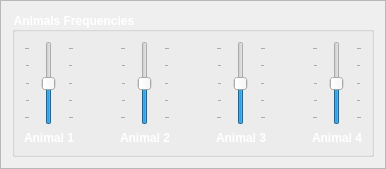
               <widget class="QFrame" name="frame_19">
                <property name="frameShape">
                 <enum>QFrame::StyledPanel</enum>
                </property>
                <property name="frameShadow">
                 <enum>QFrame::Raised</enum>
                </property>
                <layout class="QGridLayout" name="gridLayout_29">
                 <item row="0" column="0">
                  <widget class="QGroupBox" name="groupBox_5">
                   <property name="sizePolicy">
                    <sizepolicy hsizetype="Expanding" vsizetype="Maximum">
                     <horstretch>0</horstretch>
                     <verstretch>0</verstretch>
                    </sizepolicy>
                   </property>
                   <property name="maximumSize">
                    <size>
                     <width>16777215</width>
                     <height>150</height>
                    </size>
                   </property>
                   <property name="font">
                    <font>
                     <pointsize>9</pointsize>
                     <weight>75</weight>
                     <bold>true</bold>
                    </font>
                   </property>
                   <property name="styleSheet">
                    <string notr="true">color: rgb(255, 255, 255);</string>
                   </property>
                   <property name="title">
                    <string>Animals Frequencies</string>
                   </property>
                   <layout class="QGridLayout" name="gridLayout_47">
                    <item row="0" column="0">
                     <layout class="QHBoxLayout" name="horizontalLayout_11">
                      <item>
                       <layout class="QVBoxLayout" name="verticalLayout_21">
                        <item>
                         <widget class="QSlider" name="Animals_Sounds_Animal_1_Frequency_Slider">
                          <property name="sizePolicy">
                           <sizepolicy hsizetype="Maximum" vsizetype="Expanding">
                            <horstretch>0</horstretch>
                            <verstretch>0</verstretch>
                           </sizepolicy>
                          </property>
                          <property name="minimumSize">
                           <size>
                            <width>50</width>
                            <height>0</height>
                           </size>
                          </property>
                          <property name="maximumSize">
                           <size>
                            <width>35</width>
                            <height>16777215</height>
                           </size>
                          </property>
                          <property name="minimum">
                           <number>-2</number>
                          </property>
                          <property name="maximum">
                           <number>2</number>
                          </property>
                          <property name="orientation">
                           <enum>Qt::Vertical</enum>
                          </property>
                          <property name="tickPosition">
                           <enum>QSlider::TicksBothSides</enum>
                          </property>
                         </widget>
                        </item>
                        <item>
                         <widget class="QLabel" name="Animals_Sounds_Animal_1_Label">
                          <property name="minimumSize">
                           <size>
                            <width>50</width>
                            <height>0</height>
                           </size>
                          </property>
                          <property name="maximumSize">
                           <size>
                            <width>35</width>
                            <height>16777215</height>
                           </size>
                          </property>
                          <property name="font">
                           <font>
                            <weight>75</weight>
                            <bold>true</bold>
                           </font>
                          </property>
                          <property name="text">
                           <string>Animal 1</string>
                          </property>
                         </widget>
                        </item>
                       </layout>
                      </item>
                      <item>
                       <spacer name="horizontalSpacer_40">
                        <property name="orientation">
                         <enum>Qt::Horizontal</enum>
                        </property>
                        <property name="sizeHint" stdset="0">
                         <size>
                          <width>40</width>
                          <height>20</height>
                         </size>
                        </property>
                       </spacer>
                      </item>
                      <item>
                       <layout class="QVBoxLayout" name="verticalLayout_22">
                        <item>
                         <widget class="QSlider" name="Animals_Sounds_Animal_2_Frequency_Slider">
                          <property name="sizePolicy">
                           <sizepolicy hsizetype="Maximum" vsizetype="Expanding">
                            <horstretch>0</horstretch>
                            <verstretch>0</verstretch>
                           </sizepolicy>
                          </property>
                          <property name="minimumSize">
                           <size>
                            <width>50</width>
                            <height>0</height>
                           </size>
                          </property>
                          <property name="maximumSize">
                           <size>
                            <width>35</width>
                            <height>16777215</height>
                           </size>
                          </property>
                          <property name="minimum">
                           <number>-2</number>
                          </property>
                          <property name="maximum">
                           <number>2</number>
                          </property>
                          <property name="orientation">
                           <enum>Qt::Vertical</enum>
                          </property>
                          <property name="tickPosition">
                           <enum>QSlider::TicksBothSides</enum>
                          </property>
                         </widget>
                        </item>
                        <item>
                         <widget class="QLabel" name="Animals_Sounds_Animal_2_Label">
                          <property name="minimumSize">
                           <size>
                            <width>50</width>
                            <height>0</height>
                           </size>
                          </property>
                          <property name="maximumSize">
                           <size>
                            <width>35</width>
                            <height>16777215</height>
                           </size>
                          </property>
                          <property name="font">
                           <font>
                            <weight>75</weight>
                            <bold>true</bold>
                           </font>
                          </property>
                          <property name="text">
                           <string>Animal 2</string>
                          </property>
                         </widget>
                        </item>
                       </layout>
                      </item>
                      <item>
                       <spacer name="horizontalSpacer_41">
                        <property name="orientation">
                         <enum>Qt::Horizontal</enum>
                        </property>
                        <property name="sizeHint" stdset="0">
                         <size>
                          <width>40</width>
                          <height>20</height>
                         </size>
                        </property>
                       </spacer>
                      </item>
                      <item>
                       <layout class="QVBoxLayout" name="verticalLayout_23">
                        <item>
                         <widget class="QSlider" name="Animals_Sounds_Animal_3_Frequency_Slider">
                          <property name="sizePolicy">
                           <sizepolicy hsizetype="Maximum" vsizetype="Expanding">
                            <horstretch>0</horstretch>
                            <verstretch>0</verstretch>
                           </sizepolicy>
                          </property>
                          <property name="minimumSize">
                           <size>
                            <width>50</width>
                            <height>0</height>
                           </size>
                          </property>
                          <property name="maximumSize">
                           <size>
                            <width>35</width>
                            <height>16777215</height>
                           </size>
                          </property>
                          <property name="minimum">
                           <number>-2</number>
                          </property>
                          <property name="maximum">
                           <number>2</number>
                          </property>
                          <property name="orientation">
                           <enum>Qt::Vertical</enum>
                          </property>
                          <property name="tickPosition">
                           <enum>QSlider::TicksBothSides</enum>
                          </property>
                         </widget>
                        </item>
                        <item>
                         <widget class="QLabel" name="Animals_Sounds_Animal_3_Label">
                          <property name="minimumSize">
                           <size>
                            <width>50</width>
                            <height>0</height>
                           </size>
                          </property>
                          <property name="maximumSize">
                           <size>
                            <width>35</width>
                            <height>16777215</height>
                           </size>
                          </property>
                          <property name="font">
                           <font>
                            <weight>75</weight>
                            <bold>true</bold>
                           </font>
                          </property>
                          <property name="text">
                           <string>Animal 3</string>
                          </property>
                         </widget>
                        </item>
                       </layout>
                      </item>
                      <item>
                       <spacer name="horizontalSpacer_46">
                        <property name="orientation">
                         <enum>Qt::Horizontal</enum>
                        </property>
                        <property name="sizeHint" stdset="0">
                         <size>
                          <width>40</width>
                          <height>20</height>
                         </size>
                        </property>
                       </spacer>
                      </item>
                      <item>
                       <layout class="QVBoxLayout" name="verticalLayout_24">
                        <item>
                         <widget class="QSlider" name="Animals_Sounds_Animal_4_Frequency_Slider">
                          <property name="sizePolicy">
                           <sizepolicy hsizetype="Maximum" vsizetype="Expanding">
                            <horstretch>0</horstretch>
                            <verstretch>0</verstretch>
                           </sizepolicy>
                          </property>
                          <property name="minimumSize">
                           <size>
                            <width>50</width>
                            <height>0</height>
                           </size>
                          </property>
                          <property name="maximumSize">
                           <size>
                            <width>35</width>
                            <height>16777215</height>
                           </size>
                          </property>
                          <property name="minimum">
                           <number>-2</number>
                          </property>
                          <property name="maximum">
                           <number>2</number>
                          </property>
                          <property name="orientation">
                           <enum>Qt::Vertical</enum>
                          </property>
                          <property name="tickPosition">
                           <enum>QSlider::TicksBothSides</enum>
                          </property>
                         </widget>
                        </item>
                        <item>
                         <widget class="QLabel" name="Animals_Sounds_Animal_4_Label">
                          <property name="minimumSize">
                           <size>
                            <width>50</width>
                            <height>0</height>
                           </size>
                          </property>
                          <property name="maximumSize">
                           <size>
                            <width>35</width>
                            <height>16777215</height>
                           </size>
                          </property>
                          <property name="font">
                           <font>
                            <weight>75</weight>
                            <bold>true</bold>
                           </font>
                          </property>
                          <property name="text">
                           <string>Animal 4</string>
                          </property>
                         </widget>
                        </item>
                       </layout>
                      </item>
                     </layout>
                    </item>
                   </layout>
                  </widget>
                 </item>
                </layout>
               </widget>
